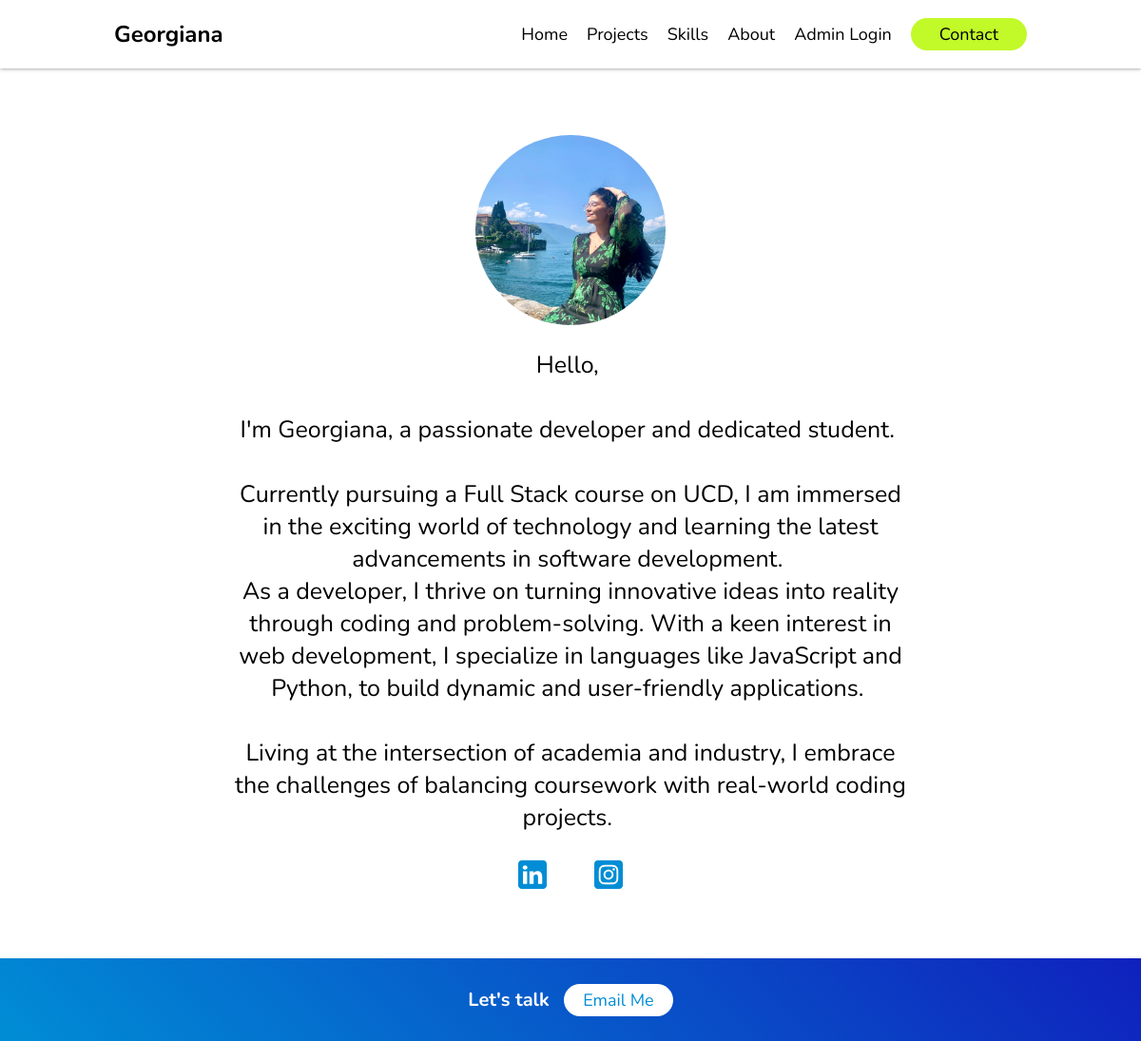
/about, run on the app's committed database.
### webapp/models.py (models this page shows)
class About(db.Model):
    id = db.Column(db.Integer, primary_key=True)
    profile_pic = db.Column(db.String(255))
    full_name = db.Column(db.String(255))
    about = db.Column(db.Text)
    linked_in = db.Column(db.String(255))
    instagram = db.Column(db.String(255))

### webapp/routes.py (the view)
@routes.route("/about")
def about():
    about = About.query.first()
    return render_template("about.html"
                           , about=about)

### webapp/templates/about.html (shortened to what this page needs)
<!DOCTYPE html>
<html lang="en">
<head>
    <link rel="stylesheet" href="../static/css/nav.css">
    <link rel="stylesheet" href="../static/css/about.css">
</head>
<body>
    {% include "nav-bar.html" %}
    <div class="container">
        <div>
            <div class="content">
                <div class="profile_pic" style='background-image: url("../static/images/{{ about.profile_pic }}")'>
                </div>
                <pre style="display: block"><span>{{ about.about|safe }}</span></pre>
            </div>
            <div class="socials">
                <a href="{{ about.linked_in }}" target="_blank">
                </a>
                <a href="{{ about.instagram }}" target="_blank">
                </a>
            </div>
        </div>
    </div>
    {% include "footer.html" %}
</body>
</html>

### webapp/static/css/nav.css (style rules this page uses)
:root { --darkblue: #0F21BD; --mediumblue: #008DD5; --lightblue: #DEF2F8; --limegreen: #C2F929; }
body { margin: 0; scroll-behavior: smooth; }
* { font-family: Nunito, sans-serif; box-sizing: border-box; }
a { text-decoration: none; }
.container { margin-inline: 20%; }

### webapp/static/css/about.css (style rules this page uses)
.container { margin: 70px 20%; }
.content pre { font-size: 25px; text-align: center; white-space: pre-wrap; word-wrap: break-word; }
.socials { display: flex; justify-content: center; gap: 50px; }
.socials svg { width: 30px; fill: var(--mediumblue); cursor: pointer; }
.profile_pic { width: 200px; height: 200px; background-size: cover; background-position: center; background-repeat: no-repeat; border-radius: 100%; margin: 20px auto 0; }

### data on the page
About: profile_pic (picture), about "Hello, I'm Georgiana, a passionate developer and dedicated student. Currently pursuing a Full Stack course on UCD, I am immersed in the exciting world of technology and learning the latest advancements in software development. As a developer, I thrive on turning innovative ideas into reality through coding and problem-solving. With a keen interest in web development, I specialize in languages like JavaScript and Python, to build dynamic and user-friendly applications. Living at the intersection of academia and industry, I embrace the challenges of balancing coursework with real-world coding projects."
